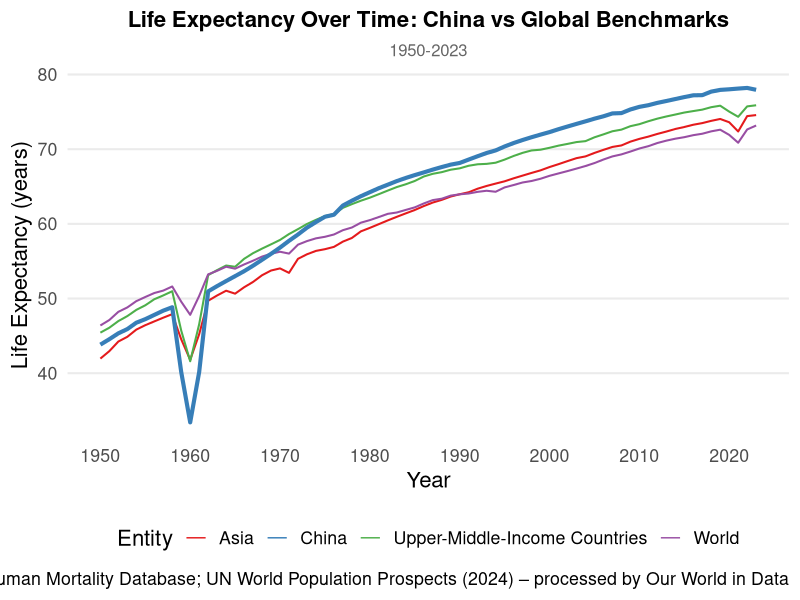
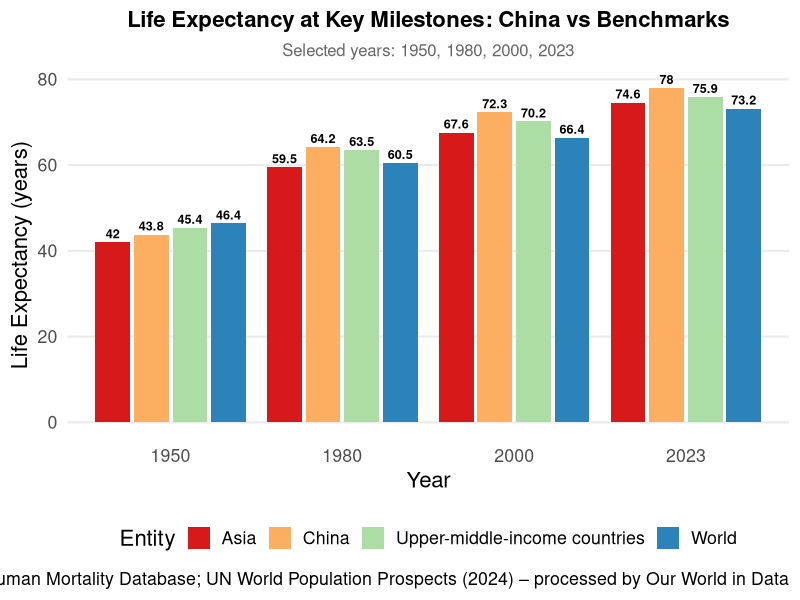
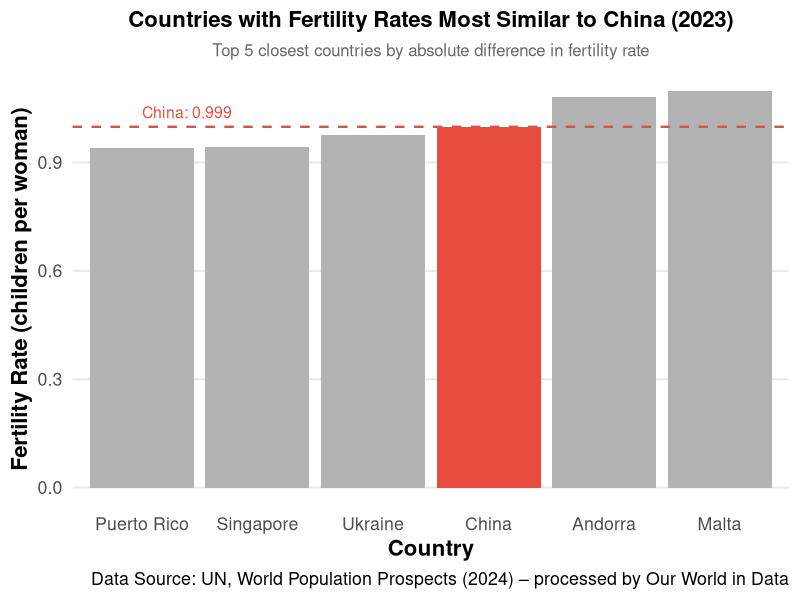
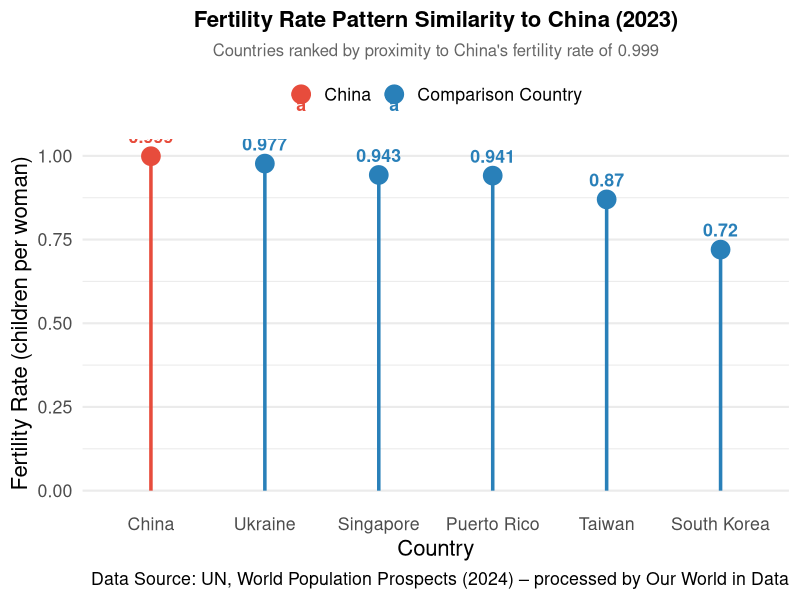

R code for these plots, in order:
## ---- chunk 1
library(tidyverse)

# Reading the life expectancy dataset
life_exp <- read.csv("life-expectancy.csv", check.names = FALSE)

# Rename 4th column
names(life_exp)[4] <- "life_expectancy"

# Check entities and year range
table(life_exp$Entity)
range(life_exp$Year, na.rm = TRUE)
sum(is.na(life_exp$life_expectancy))
## ---- chunk 2
# Reading the fertility dataset
fertility <- read.csv("children-per-woman-un.csv", check.names = FALSE)

# Rename the 4th column for clarity
names(fertility)[4] <- "fertility_rate"

# Check structure
str(fertility)
range(fertility$Year, na.rm = TRUE)
sum(is.na(fertility$fertility_rate))
## ---- chunk 3
library(tidyverse)

life_exp <- read.csv("life-expectancy.csv", check.names = FALSE)
names(life_exp)[4] <- "life_expectancy"

# Filter from 1950 onwards for a clean modern comparison
life_exp_filtered <- life_exp |>
  dplyr::filter(Year >= 1950) |>
  dplyr::mutate(
    Entity = dplyr::recode(Entity,
      "Upper-middle-income countries" = "Upper-Middle-Income Countries")
  )

ggplot2::ggplot(life_exp_filtered,
                ggplot2::aes(x = Year, y = life_expectancy,
                             colour = Entity)) +
  ggplot2::geom_line(ggplot2::aes(linewidth = Entity == "China")) +
  ggplot2::scale_linewidth_manual(values = c("TRUE" = 1.4, "FALSE" = 0.7),
                                  guide = "none") +
  ggplot2::scale_colour_brewer(palette = "Set1") +
  ggplot2::scale_x_continuous(breaks = seq(1950, 2023, by = 10)) +
  ggplot2::labs(
    title = "Life Expectancy Over Time: China vs Global Benchmarks",
    subtitle = "1950-2023",
    x = "Year",
    y = "Life Expectancy (years)",
    colour = "Entity",
    caption = "Data Source: Human Mortality Database; UN World Population Prospects (2024) – processed by Our World in Data"
  ) +
  ggplot2::theme_minimal(base_size = 16) +
  ggplot2::theme(
    plot.title = ggplot2::element_text(face = "bold", size = 16, hjust = 0.5),
    plot.subtitle = ggplot2::element_text(size = 12, hjust = 0.5, colour = "grey40"),
    legend.position = "bottom",
    panel.grid.minor = ggplot2::element_blank(),
    panel.grid.major.x = ggplot2::element_blank()
  )
## ---- chunk 4
library(tidyverse)

life_exp <- read.csv("life-expectancy.csv", check.names = FALSE)
names(life_exp)[4] <- "life_expectancy"

# For each entity, pick the closest available row to each target year
target_years <- c(1950, 1980, 2000, 2023)

milestones <- life_exp |>
  dplyr::filter(Year >= 1950) |>
  dplyr::group_by(Entity) |>
  dplyr::filter(Year %in% target_years) |>
  dplyr::ungroup() |>
  dplyr::mutate(
    life_expectancy = round(life_expectancy, 1),
    Year = factor(Year)
  )

ggplot2::ggplot(milestones,
                ggplot2::aes(x = Year, y = life_expectancy, fill = Entity)) +
  ggplot2::geom_col(position = ggplot2::position_dodge2(preserve = "single")) +
  ggplot2::geom_text(ggplot2::aes(label = life_expectancy),
                     position = ggplot2::position_dodge2(width = 0.9, preserve = "single"),
                     vjust = -0.4, size = 3.2, fontface = "bold") +
  ggplot2::scale_fill_brewer(palette = "Spectral") +
  ggplot2::labs(
    title = "Life Expectancy at Key Milestones: China vs Benchmarks",
    subtitle = "Selected years: 1950, 1980, 2000, 2023",
    x = "Year",
    y = "Life Expectancy (years)",
    fill = "Entity",
    caption = "Data Source: Human Mortality Database; UN World Population Prospects (2024) – processed by Our World in Data"
  ) +
  ggplot2::theme_minimal(base_size = 16) +
  ggplot2::theme(
    plot.title = ggplot2::element_text(face = "bold", size = 16, hjust = 0.5),
    plot.subtitle = ggplot2::element_text(size = 12, hjust = 0.5, colour = "grey40"),
    panel.grid.major.x = ggplot2::element_blank(),
    panel.grid.minor = ggplot2::element_blank(),
    legend.position = "bottom"
  )
## ---- chunk 5
library(tidyverse)

life_exp <- read.csv("life-expectancy.csv", check.names = FALSE)
names(life_exp)[4] <- "life_expectancy"

# Calculate gain from 1950 to 2023
gain_table <- life_exp |>
  dplyr::filter(Year %in% c(1950, 2023)) |>
  dplyr::select(Entity, Year, life_expectancy) |>
  tidyr::pivot_wider(names_from = Year, values_from = life_expectancy,
                     names_prefix = "Year_") |>
  dplyr::mutate(
    `1950` = round(Year_1950, 1),
    `2023` = round(Year_2023, 1),
    `Gain (years)` = round(Year_2023 - Year_1950, 1),
    `% Increase` = paste0(round(((Year_2023 - Year_1950) / Year_1950) * 100, 1), "%")
  ) |>
  dplyr::select(Entity, `1950`, `2023`, `Gain (years)`, `% Increase`)

knitr::kable(gain_table,
             caption = "Life Expectancy: 1950 vs 2023 by Entity",
             align = c("l", "c", "c", "c", "c"))
## ---- chunk 6
library(tidyverse)

fertility <- read.csv("children-per-woman-un.csv", check.names = FALSE)
names(fertility)[4] <- "fertility_rate"

# China's 2023 fertility rate
china_rate <- fertility |>
  dplyr::filter(Entity == "China") |>
  dplyr::pull(fertility_rate)

# Calculate absolute difference from China's rate for all countries
fertility_diff <- fertility |>
  dplyr::filter(Entity != "China") |>
  dplyr::mutate(diff_from_china = abs(fertility_rate - china_rate)) |>
  dplyr::arrange(diff_from_china) |>
  dplyr::slice_head(n = 10)

# Select comparison countries (top 5 closest + China)
comparison_countries <- c("China", fertility_diff$Entity[1:5])

fertility_compare <- fertility |>
  dplyr::filter(Entity %in% comparison_countries) |>
  dplyr::mutate(Entity = forcats::fct_reorder(Entity, fertility_rate))

ggplot2::ggplot(fertility_compare,
                ggplot2::aes(x = Entity, y = fertility_rate, fill = Entity == "China")) +
  ggplot2::geom_col(show.legend = FALSE) +
  ggplot2::geom_hline(yintercept = china_rate, linetype = "dashed", colour = "#e74c3c", linewidth = 0.8) +
  ggplot2::annotate("text", x = 1, y = china_rate + 0.04,
                    label = paste0("China: ", china_rate), colour = "#e74c3c", size = 4, hjust = 0) +
  ggplot2::scale_fill_manual(values = c("grey70", "#e74c3c")) +
  ggplot2::labs(
    title = "Countries with Fertility Rates Most Similar to China (2023)",
    subtitle = "Top 5 closest countries by absolute difference in fertility rate",
    x = "Country",
    y = "Fertility Rate (children per woman)",
    caption = "Data Source: UN, World Population Prospects (2024) – processed by Our World in Data"
  ) +
  ggplot2::theme_minimal(base_size = 16) +
  ggplot2::theme(
    plot.title = ggplot2::element_text(face = "bold", size = 16, hjust = 0.5),
    plot.subtitle = ggplot2::element_text(size = 12, hjust = 0.5, colour = "grey40"),
    axis.title = ggplot2::element_text(face = "bold"),
    panel.grid.major.x = ggplot2::element_blank(),
    panel.grid.minor = ggplot2::element_blank()
  )
## ---- chunk 7
library(tidyverse)

fertility <- read.csv("children-per-woman-un.csv", check.names = FALSE)
names(fertility)[4] <- "fertility_rate"

china_rate <- fertility |>
  dplyr::filter(Entity == "China") |>
  dplyr::pull(fertility_rate)

# Select top 5 closest + China for a grouped comparison
close_countries <- c("China", "Ukraine", "South Korea", "Taiwan", "Puerto Rico", "Singapore")

fertility_compare <- fertility |>
  dplyr::filter(Entity %in% close_countries) |>
  dplyr::mutate(
    diff = abs(fertility_rate - china_rate),
    Entity = forcats::fct_reorder(Entity, fertility_rate, .desc = TRUE),
    highlight = dplyr::if_else(Entity == "China", "China", "Comparison Country")
  )

ggplot2::ggplot(fertility_compare,
                ggplot2::aes(x = Entity, y = fertility_rate,
                             colour = highlight, group = 1)) +
  ggplot2::geom_point(size = 6) +
  ggplot2::geom_segment(ggplot2::aes(xend = Entity, y = 0, yend = fertility_rate),
                        linewidth = 1.2) +
  ggplot2::geom_text(ggplot2::aes(label = round(fertility_rate, 3)),
                     vjust = -1, size = 4.5, fontface = "bold") +
  ggplot2::scale_colour_manual(values = c("China" = "#e74c3c", "Comparison Country" = "#2980b9")) +
  ggplot2::labs(
    title = "Fertility Rate Pattern Similarity to China (2023)",
    subtitle = "Countries ranked by proximity to China's fertility rate of 0.999",
    x = "Country",
    y = "Fertility Rate (children per woman)",
    colour = NULL,
    caption = "Data Source: UN, World Population Prospects (2024) – processed by Our World in Data"
  ) +
  ggplot2::theme_minimal(base_size = 16) +
  ggplot2::theme(
    plot.title = ggplot2::element_text(face = "bold", size = 16, hjust = 0.5),
    plot.subtitle = ggplot2::element_text(size = 12, hjust = 0.5, colour = "grey40"),
    legend.position = "top",
    panel.grid.major.x = ggplot2::element_blank()
  )
## ---- chunk 8
library(tidyverse)

fertility <- read.csv("children-per-woman-un.csv", check.names = FALSE)
names(fertility)[4] <- "fertility_rate"

china_rate <- fertility |>
  dplyr::filter(Entity == "China") |>
  dplyr::pull(fertility_rate)

# Summary table: 10 closest countries
fertility |>
  dplyr::filter(Entity != "China") |>
  dplyr::mutate(diff_from_china = round(abs(fertility_rate - china_rate), 4)) |>
  dplyr::arrange(diff_from_china) |>
  dplyr::slice_head(n = 10) |>
  dplyr::select(Country = Entity, `Fertility Rate` = fertility_rate, `Difference from China` = diff_from_china) |>
  knitr::kable(caption = "Top 10 Countries with Fertility Rates Closest to China (2023)",
               align = c("l", "c", "c"))
